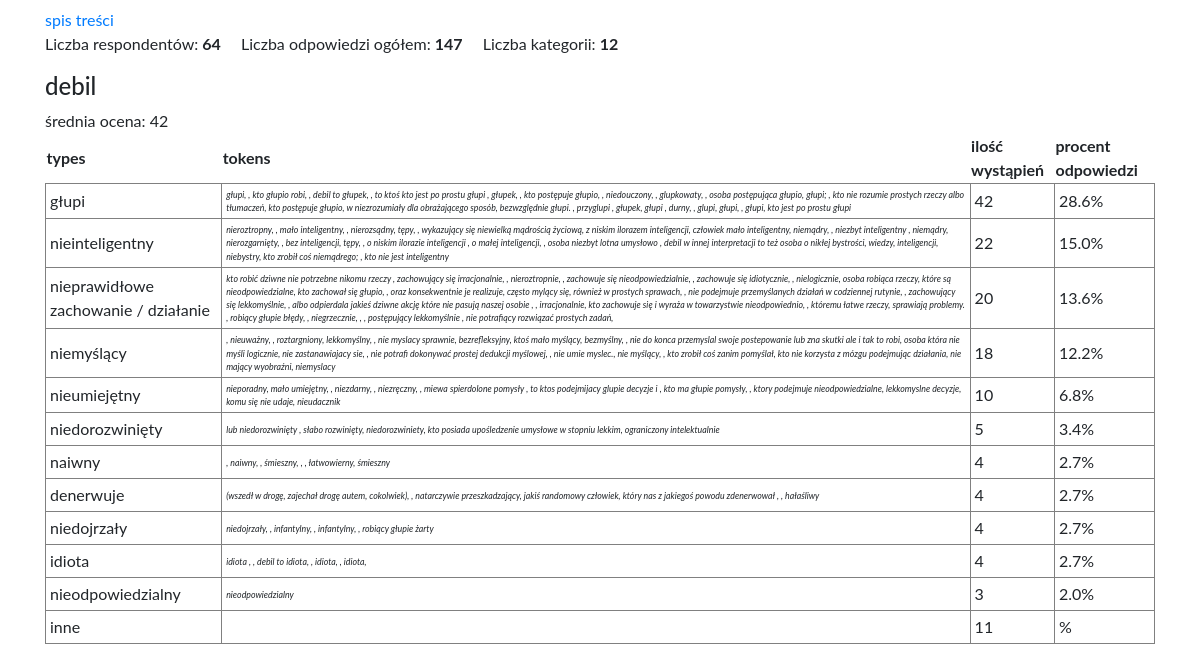
The page /debil on the database its author committed.
### web/models.py (models this page shows)
class Answer(models.Model):
    value = models.CharField(max_length=200, null=True, blank=True, default="no answer")
    power = models.CharField(max_length=200, null=True, blank=True, default="no answer")
    category = models.CharField(max_length=250, null=True, blank=True, default="no answer")
    responder = models.ForeignKey(Responder, null=True, blank=True, on_delete=models.CASCADE)

### web/views.py (the view)
def debil(request):
    return create_poll2_table(request, "debil")

### web/core.py (called while the page is built)
def add_other_category(categories, overall_number):
    new_categories = []
    others = []
    number = 0
    for category in categories:
        if category[1] >= 3:
            new_categories.append(category)
        else:
            others.append(category)
    for c in others:
        number += c[1]
    percent_value = '{0:.1f}'.format(( number / overall_number) * 100)
    other = ("inne", number, percent_value, "")
    new_categories.append(other)
    return new_categories

def flatten(l):
    return list(itertools.chain(*l))

def dedup(l):
    return list(dict.fromkeys(l))

def get_important(answer, answer_list):
    related_answers = answer_list.filter(category=answer.category)
    power_sum = 0
    responds = 0
    for a in related_answers:
        if a.value != "no answer" and a.power != "no answer" and a.power:
            print(a.power)
            power_sum += int(a.power)
            responds += 1
    average_power = int(power_sum / responds) if responds else "-"
    number = answer_list.filter(category=answer.category).count()
    category_answers = set([ o.value.lower() for o in answer_list.filter(category=answer.category)])
    example_str = ", ".join(category_answers)
    percent_value = '{0:.1f}'.format(( number / answer_list.count()) * 100)
    return (answer.category, number, average_power, example_str, percent_value)

### web/templates/poll2_table.html
{% extends 'base.html' %}
{% block content %}
<div class="container mt-2 mb-2">
  <p class="mb-0"><a href="{% url 'index' %}">spis treści</a></p>
  <p>
    <span class="mr-3">Liczba respondentów: <b>64</b></span>
    <span class="mr-3">Liczba odpowiedzi ogółem: <b>{{overall_answers}}</b></span>
    <span class="mr-3">Liczba kategorii: <b>{{categories| length}}</b></span>
  </p>
  <h4>{{key}}</h4>
  <p class="mb-0">średnia ocena: {{average_power}}</p>
  <table>
    <thead>
      <th>types</th>
      <th>tokens</th>
      <th>ilość wystąpień</th>
      <th>procent odpowiedzi</th>
    </thead>
    <tbody>
      {% for answer in categories %}
        <tr>
          <td>
            {{answer.0}}
          </td>
          <td class="tokens">
            {{answer.3}}
          </td>
          <td>
            {{answer.1}}
          </td>
          <td>
            {{answer.4}}%
          </td>
        </tr>
      {% endfor %}
    </tbody>
  </table>
  </div>
{% endblock %}

### web/static/css/main.css (style rules this page uses)
body { font-size: 1rem; font-family: "Lato"; }
table td { border: 1px solid grey; padding: .25rem }
.tokens { font-size: .55rem; font-style: italic; }

### rows shown on the page
Answer: category "debil"
Answer: category "głupi"
Answer: category "nieinteligentny"
Answer: category "nieprawidłowe zachowanie / działanie"
Answer: category "niemyślący"
Answer: category "nieumiejętny"
Answer: category "niedorozwinięty"
Answer: category "naiwny"
Answer: category "denerwuje"
Answer: category "niedojrzały"
Answer: category "idiota"
Answer: category "nieodpowiedzialny"

### other values the page prints
{{ overall_answers }} "147"
{{ categories| length }} "12"
{{ average_power }} "42"
{{ answer.1 }} "42" "22" "20" "18" "10" "5" "4" "4" "4" "4" "3" "11"
{{ answer.4 }} "28.6" "15.0" "13.6" "12.2" "6.8" "3.4" "2.7" "2.7" "2.7" "2.7" "2.0"
{{ answer.3 }} "lub niedorozwinięty , słabo rozwinięty, niedorozwiniety, kto posiada upośledzenie umysłowe w stopniu lekkim, ograniczony intelektualnie" ", naiwny, , śmieszny, , , łatwowierny, śmieszny" "(wszedł w drogę, zajechał drogę autem, cokolwiek), , natarczywie przeszkadzający, jakiś randomowy człowiek, który nas z jakiegoś powodu zdenerwował , , hałaśliwy" "niedojrzały, , infantylny, , infantylny, , robiący głupie żarty" "idiota , , debil to idiota, , idiota, , idiota," "nieodpowiedzialny"
{{ answer.0 }} "inne"
